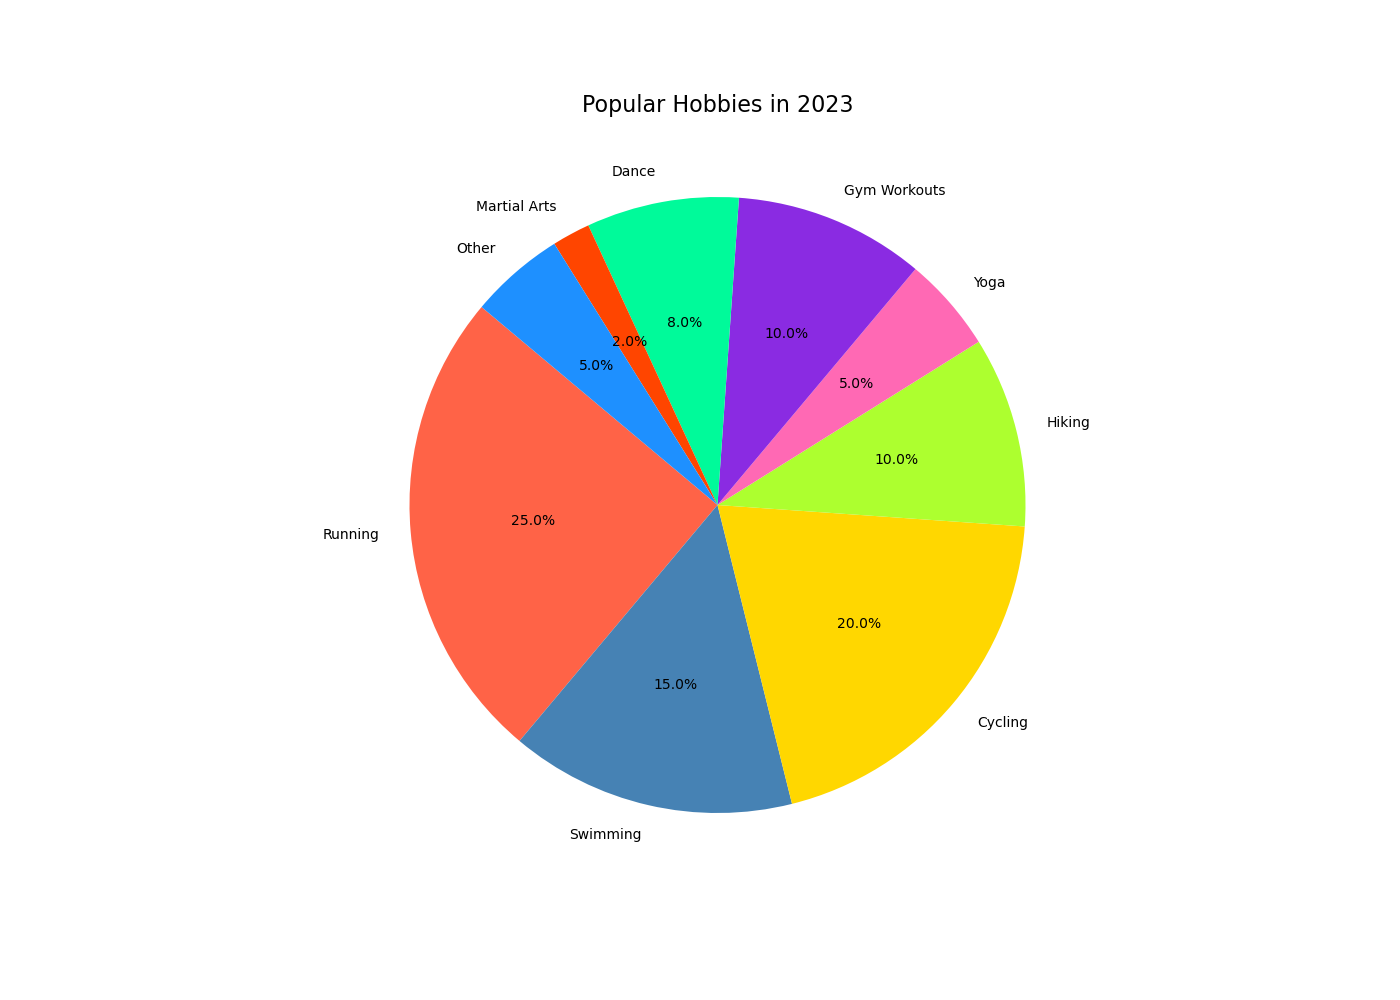

Here is the Python script that generated this plot:

import matplotlib.pyplot as plt

# Data
categories = ['Running', 'Swimming', 'Cycling', 'Hiking', 'Yoga', 'Gym Workouts', 'Dance', 'Martial Arts', 'Other']
percentages = [25.00, 15.00, 20.00, 10.00, 5.00, 10.00, 8.00, 2.00, 5.00]
colors = ['#FF6347', '#4682B4', '#FFD700', '#ADFF2F', '#FF69B4', '#8A2BE2', '#00FA9A', '#FF4500', '#1E90FF']

# Create a pie chart
plt.figure(figsize=(14, 10))
plt.pie(percentages, labels=categories, autopct='%1.1f%%', startangle=140, colors=colors)

# Title
plt.title('Popular Hobbies in 2023', fontsize=16)

# Display the chart
plt.show()
